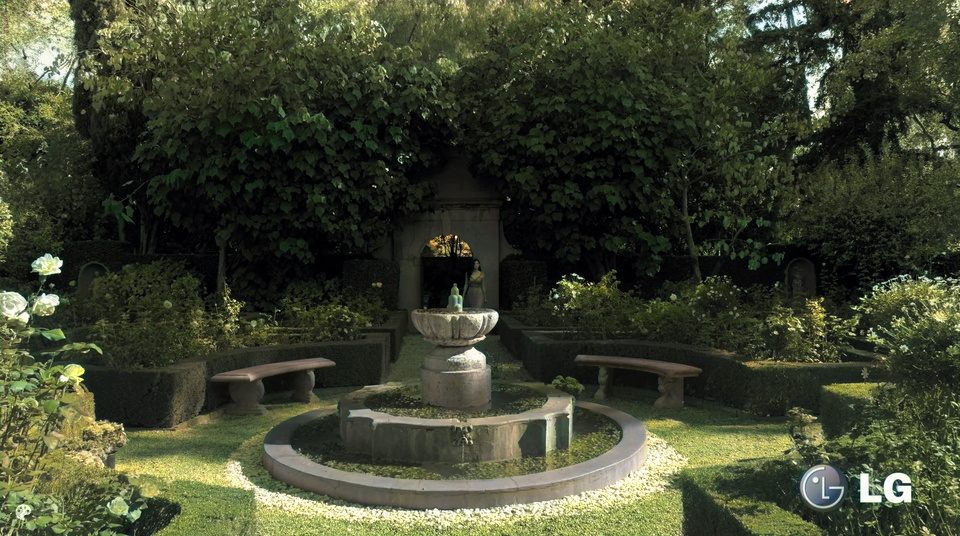
#> input picture test/a.png, 960 x 536 px
$ python -i color_wb.py   (imports and definitions only)
#> lines starting #> are read from the running program, lines starting #| are printed output that depends on the picture
#> further down, picture is the input picture: shape (536, 960, 3); mean B, G, R 47.1, 67.8, 62.8

import cv2
import numpy as np
import random
import sys
import matplotlib.pyplot as plt
import os
import argparse

def white_balance_1(img):
    '''
    第一种简单的求均值白平衡法
    :param img: cv2.imread读取的图片数据
    :return: 返回的白平衡结果图片数据
    '''
    # 读取图像
    r, g, b = cv2.split(img)
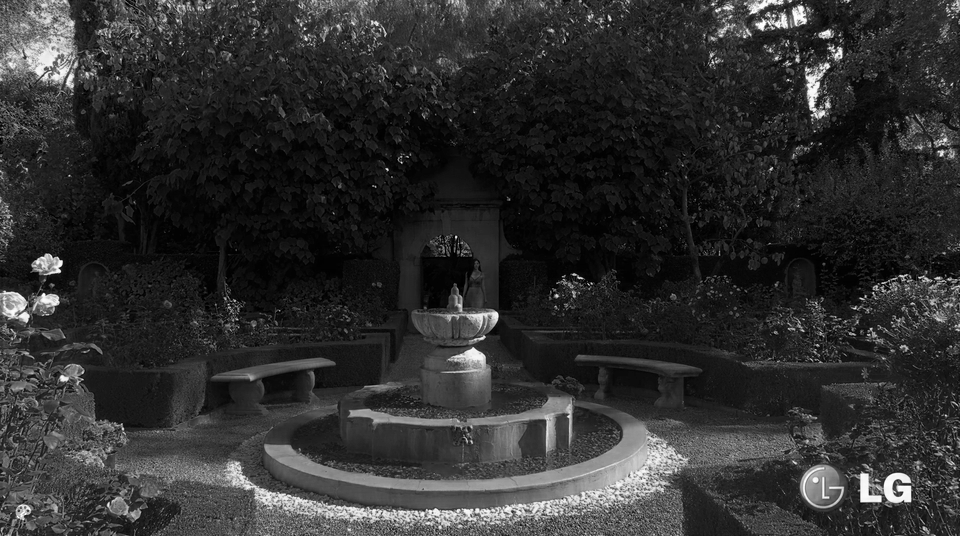
#> r: shape (536, 960); min 0, max 255, mean 47.1
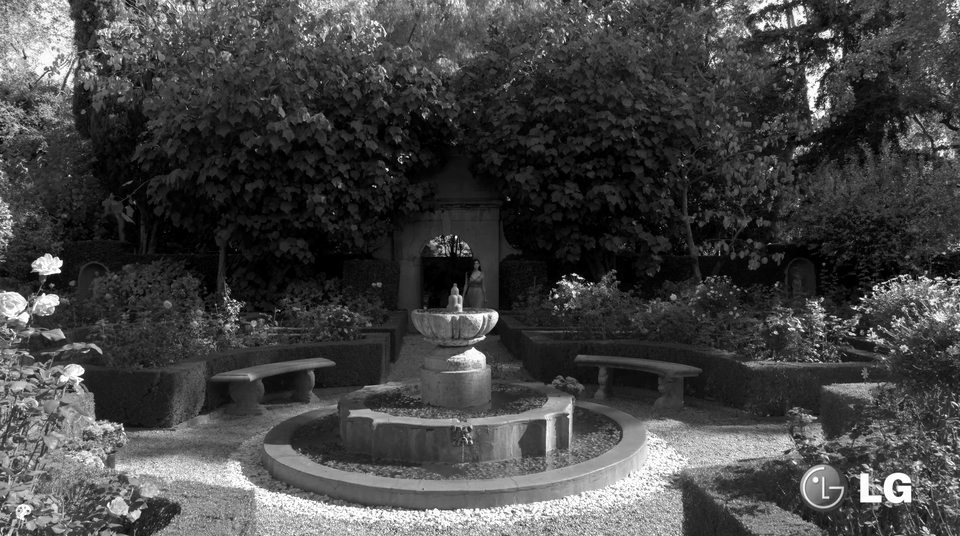
#> g: shape (536, 960); min 0, max 255, mean 67.8
    r_avg = cv2.mean(r)[0]
#> r_avg = 47.08
    g_avg = cv2.mean(g)[0]
#> g_avg = 67.82
    b_avg = cv2.mean(b)[0]
#> b_avg = 62.76
    # 求各个通道所占增益
    k = (r_avg + g_avg + b_avg) / 3
#> k = 59.22
    kr = k / r_avg
#> kr = 1.26
    kg = k / g_avg
#> kg = 0.873
    kb = k / b_avg
#> kb = 0.944
    r = cv2.addWeighted(src1=r, alpha=kr, src2=0, beta=0, gamma=0)
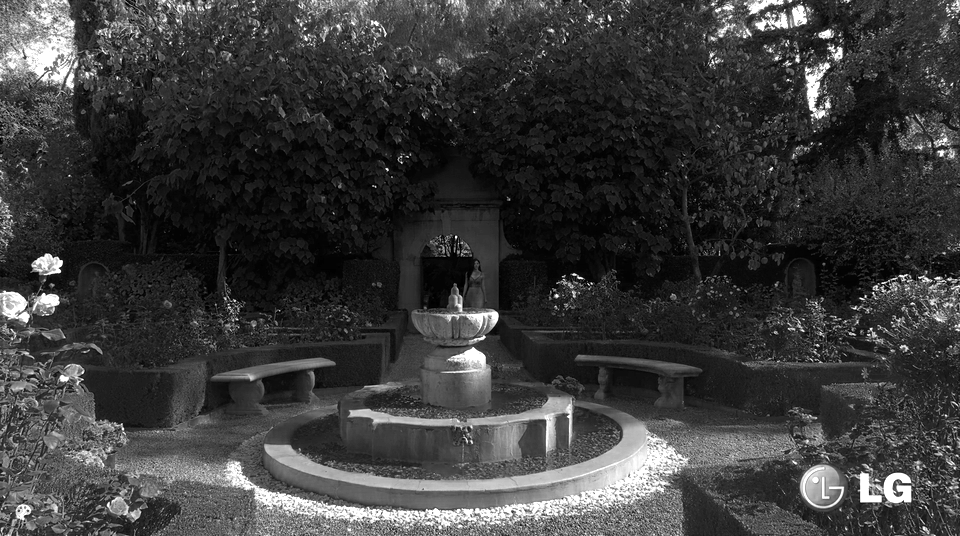
#> r: shape (536, 960); min 0, max 255, mean 58.8
    g = cv2.addWeighted(src1=g, alpha=kg, src2=0, beta=0, gamma=0)
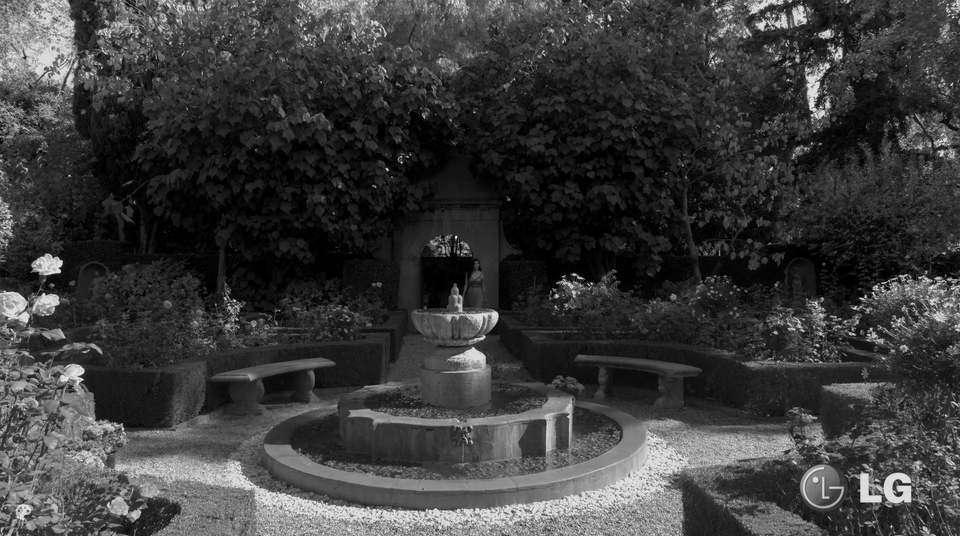
#> g: shape (536, 960); min 0, max 223, mean 59.2
    b = cv2.addWeighted(src1=b, alpha=kb, src2=0, beta=0, gamma=0)
    balance_img = cv2.merge([b, g, r])
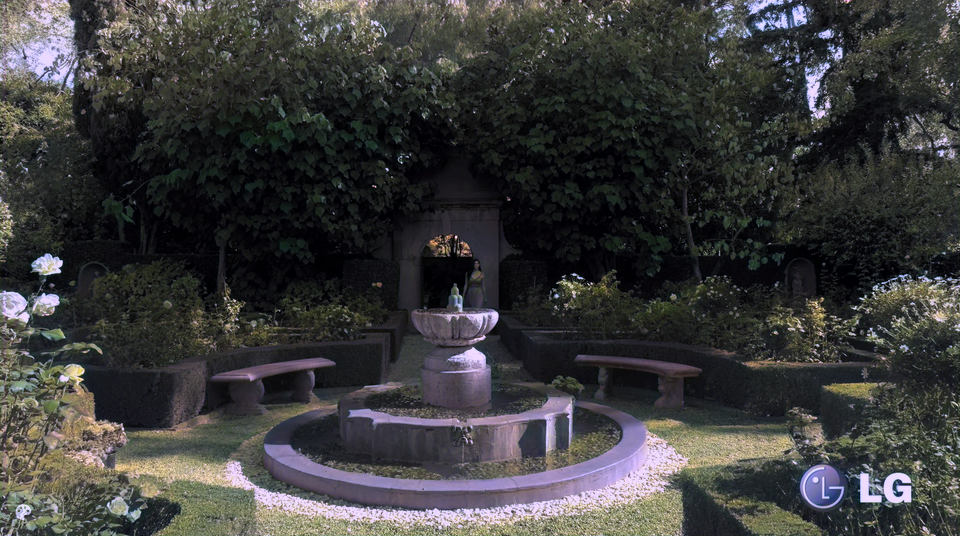
#> balance_img: shape (536, 960, 3); mean R, G, B 59.2, 59.2, 58.8
    return balance_img

# [294 lines left out: functions white_balance_2, white_balance_3, white_balance_4, white_balance_5, not called in this run]

# [36 lines not run here, left out]

>>> import cv2
>>> picture = cv2.imread('a.png')
>>> result = white_balance_1(picture)
